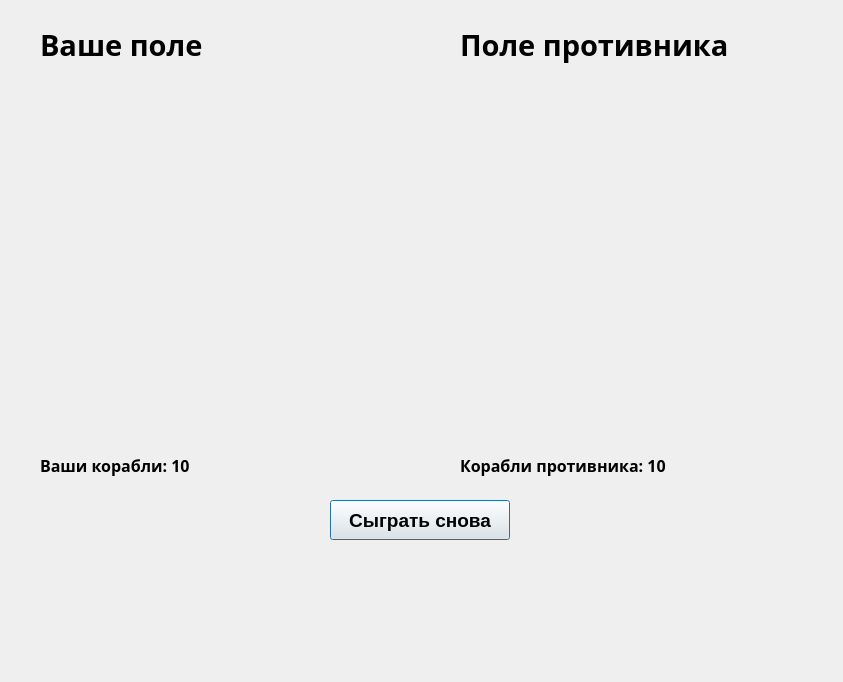
<?xml version="1.0" encoding="UTF-8"?>
<ui version="4.0">
 <class>BattleWindow</class>
 <widget class="QDialog" name="BattleWindow">
  <property name="geometry">
   <rect>
    <x>0</x>
    <y>0</y>
    <width>843</width>
    <height>682</height>
   </rect>
  </property>
  <property name="windowTitle">
   <string>Морской бой</string>
  </property>
  <widget class="QLabel" name="labelPlayer">
   <property name="geometry">
    <rect>
     <x>40</x>
     <y>20</y>
     <width>300</width>
     <height>50</height>
    </rect>
   </property>
   <property name="font">
    <font>
     <family>Microsoft YaHei</family>
     <pointsize>22</pointsize>
     <bold>true</bold>
    </font>
   </property>
   <property name="text">
    <string>Ваше поле</string>
   </property>
  </widget>
  <widget class="QLabel" name="labelEnemy">
   <property name="geometry">
    <rect>
     <x>460</x>
     <y>20</y>
     <width>350</width>
     <height>50</height>
    </rect>
   </property>
   <property name="font">
    <font>
     <family>Microsoft YaHei</family>
     <pointsize>22</pointsize>
     <bold>true</bold>
    </font>
   </property>
   <property name="text">
    <string>Поле противника</string>
   </property>
  </widget>
  <widget class="QWidget" name="gridLayoutPlayer" native="true">
   <property name="geometry">
    <rect>
     <x>40</x>
     <y>80</y>
     <width>350</width>
     <height>350</height>
    </rect>
   </property>
  </widget>
  <widget class="QWidget" name="gridLayoutEnemy" native="true">
   <property name="geometry">
    <rect>
     <x>460</x>
     <y>80</y>
     <width>350</width>
     <height>350</height>
    </rect>
   </property>
  </widget>
  <widget class="QPushButton" name="btnReplay">
   <property name="geometry">
    <rect>
     <x>330</x>
     <y>500</y>
     <width>180</width>
     <height>40</height>
    </rect>
   </property>
   <property name="font">
    <font>
     <pointsize>14</pointsize>
     <bold>true</bold>
    </font>
   </property>
   <property name="visible">
    <bool>false</bool>
   </property>
   <property name="text">
    <string>Сыграть снова</string>
   </property>
  </widget>
  <widget class="QLabel" name="labelPlayerShips">
   <property name="geometry">
    <rect>
     <x>40</x>
     <y>450</y>
     <width>350</width>
     <height>30</height>
    </rect>
   </property>
   <property name="font">
    <font>
     <family>Microsoft YaHei</family>
     <pointsize>12</pointsize>
     <bold>true</bold>
    </font>
   </property>
   <property name="text">
    <string>Ваши корабли: 10</string>
   </property>
  </widget>
  <widget class="QLabel" name="labelEnemyShips">
   <property name="geometry">
    <rect>
     <x>460</x>
     <y>450</y>
     <width>350</width>
     <height>30</height>
    </rect>
   </property>
   <property name="font">
    <font>
     <family>Microsoft YaHei</family>
     <pointsize>12</pointsize>
     <bold>true</bold>
    </font>
   </property>
   <property name="text">
    <string>Корабли противника: 10</string>
   </property>
  </widget>
 </widget>
 <resources/>
 <connections/>
</ui>
